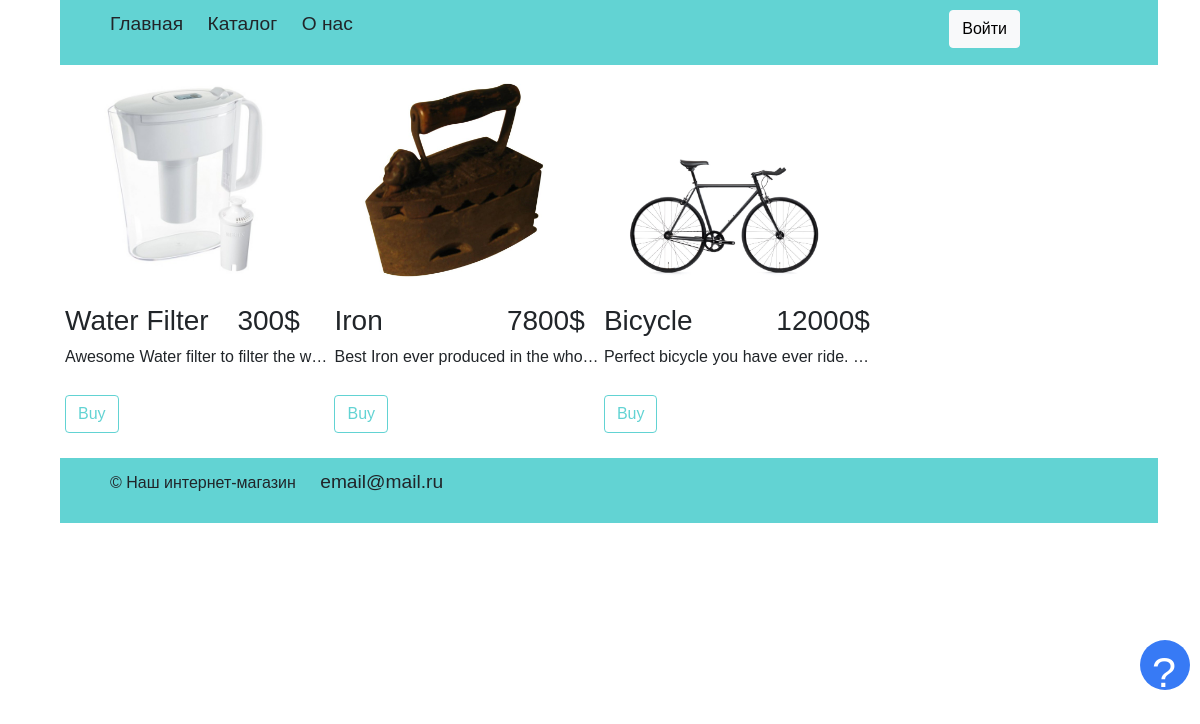
/catalog, run on the app's committed database.
### 2022_02_08 - flask-full/models.py (models this page shows)
class Items(db.Model):
    id = db.Column(db.Integer, primary_key=True)
    name = db.Column(db.String(80), unique=True, nullable=False)
    descr = db.Column(db.String(256))
    price = db.Column(db.Integer, nullable=False)
    image = db.Column(db.String(256))

### 2022_02_08 - flask-full/handlers.py (the view)
@app.route('/catalog')
def catalog():
    min_price = int(request.args.get('min_price', 0))
    max_price = int(request.args.get('max_price', 10e9))
    items = Items.query.all()
    items = list(filter(lambda x: min_price <= x.price <= max_price, items))
    return render_template('catalog.html', items=items)

### 2022_02_08 - flask-full/templates/catalog.html
{% extends "base.html" %}
{% block content %}
        <div class="catalog-items">
            {% for item in items %}
                <div class="item-card">
                    <a href="/item/{{item.name}}"><img class="item-img" src="{{ url_for('static', filename='/img/' + item.image) }}"></a>
                    <br>
                    <h3 class="name">{{item.name}}</h3>
                    <h3 class="price">{{item.price}}$</h3>
                    <p class="description" maxlength="10">{{item.descr}} </p>
                    <button class="buy btn btn-outline-primary">Buy</button>
                </div>
            {% endfor %}
        </div>
{% endblock %}

### 2022_02_08 - flask-full/templates/base.html (shortened to what this page needs)
<!DOCTYPE html>
<html>
<head>
    <link href="https://cdn.jsdelivr.net/npm/bootstrap@5.1.1/dist/css/bootstrap.min.css" rel="stylesheet"
>
    <link rel="stylesheet" href="{{ url_for('static', filename='/style/style.css') }}">
</head>
<body>
    <div class="container">
        <header class="header-footer">
            <ul>
                <li class="menu-item">
                    <a class="menu-link" href="/">Главная</a>
                </li>
                <li class="menu-item">
                    <a class="menu-link" href="/catalog">Каталог</a>
                </li>
                <li class="menu-item">
                    <a class="menu-link" href="/about">О нас</a>
                </li>
                <div class="login-head" style="top:0%">
                    {% if not session['name'] %}
                        <a href="/login" class="btn btn-light" >Войти</a>
                    {% else %}
                        <a href="/{{session['name']}}" class="logout-link"> Профиль</a>
                        <a href="/logout"  class="logout-link"> {{session['name']}}</a>
                    {% endif %}
                </div>
            </header>
        {% block content %} {% endblock %}
        <footer class="header-footer footer">
            <ul>
                <li class="menu-item">&copy;&nbsp;Наш интернет-магазин</li>
                <li class="menu-item"><a href="mailto:email@mail.ru" class="menu-link">email@mail.ru</a></li>
            </ul>
        </footer>
        <div class="help"><a href="https://sdo.1580.ru" class="q-link">
                <p class="q" style="margin:0">&nbsp?</p>
            </a></div>
    </div>
</body>
</html>

### 2022_02_08 - flask-full/static/style/style.css (style rules this page uses)
body { font-family: Arial, Helvetica, sans-serif; margin: 0 auto; width: 100%; height: 100%; }
.header-footer { background-color: rgba(56, 199, 199, 0.788); padding: 10px; list-style: none; padding-left: 50px; }
.header-footer > ul { padding-inline-start: 0px; }
.menu-item { display: inline-block; margin-right: 20px; }
.menu-link { text-decoration: none; color: inherit; font-size: 1.2em; }
.container { margin: 0 auto; padding-left: 30px; }
.item-img { width: 200px; display: block; margin: 0 auto; }
.item-card { display: inline-block; width: 250px; margin-top: 10px; padding: 5px; margin-bottom: 10px; margin-right: 15px; }
.name { display: inline-block; width: 70%; }
.price { text-align: right; width: 25%; display: inline-block; }
.description { text-align: left; width: 30ch; overflow: hidden; white-space: nowrap; text-overflow: ellipsis; }
.help { width: 50px; height: 50px; background-color: rgba(13, 94, 243, 0.822); color: white; font-size: 2.7em; border-radius: 100%; position: fixed; top: 80%; right: 10px }
.q-link { text-decoration: none; color:inherit; margin: 0; padding: 0px; display: block; }
.btn { margin-top: 10px; margin-bottom: 10px; }
.buy { border-color: rgba(56, 199, 199, 0.788); color: rgba(56, 199, 199, 0.788); }
.login-head { position: absolute; top: 2%; right: 15%; display: inline-block; font-size: 1.2em; }

### data on the page
Items: image (picture), name "Water Filter", price "300", descr "Awesome Water filter to filter the w…"
Items: image (picture), name "Iron", price "7800", descr "Best Iron ever produced in the who…"
Items: image (picture), name "Bicycle", price "12000", descr "Perfect bicycle you have ever ride.…"
